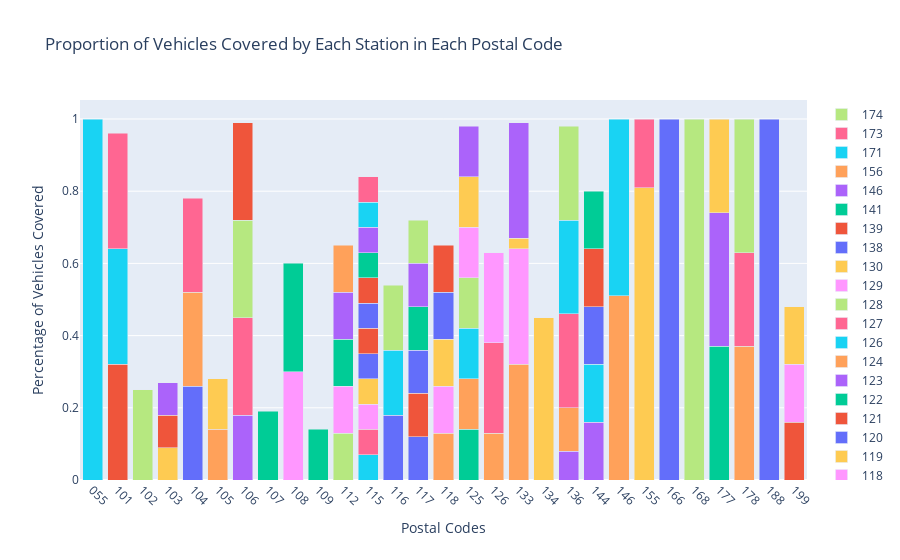

The notebook cell saved with this chart:
### Code cell
# Shorten the postal codes
result_table['Postal Codes'] = result_table['Postal Codes'].astype(str).str[2:5]

# Group the data by postal codes and stations
grouped_data = result_table.groupby(['Postal Codes', 'Station']).agg({'Percentage coverage': 'sum', 'Number of cars': 'sum'}).unstack()

# Create traces for each station
traces = []
for column in grouped_data.columns.levels[1]:
    trace = go.Bar(
        x=grouped_data.index,
        y=grouped_data['Percentage coverage'][column],
        name=str(column),
        hovertemplate="Station: " + str(column) + "<br>Percentage of Vehicles Covered: %{y}<br>Number of Cars: " + grouped_data['Number of cars'][column].astype(str),
    )
    traces.append(trace)

# Create layout for the plot
layout = go.Layout(
    title='Proportion of Vehicles Covered by Each Station in Each Postal Code',
    xaxis=dict(title='Postal Codes', tickangle=45),
    yaxis=dict(title='Percentage of Vehicles Covered'),
    barmode='stack'
)

# Create figure
fig = go.Figure(data=traces, layout=layout)

# Show interactive plot
fig.show()
